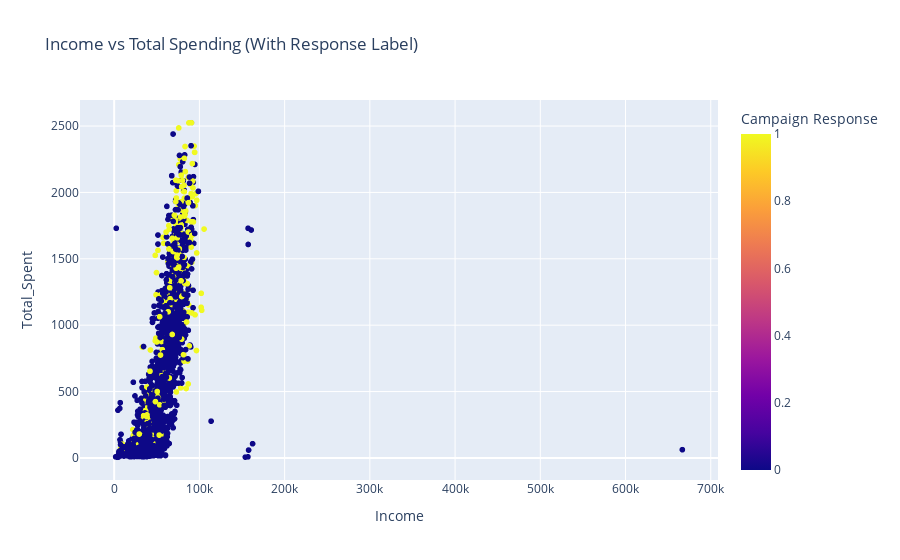

Notebook code cell kept with this figure:
### Markdown cell above
#### 6. Income Scatterplot vs Total Spending

### Code cell
fig5 = px.scatter(df_clean, x='Income', y='Total_Spent', color='Response',
                  title='Income vs Total Spending (With Response Label)',
                  labels={'Response': 'Campaign Response'})
fig5.show()

### Figure 1 — Plotly figure (JSON) as saved in the notebook; plotly's stock layout.template omitted (floating-point values rounded to 4 significant figures; data arrays with more than 128 entries replaced by an {"elided": "..."} marker saying what was removed)
{"data": [{"hovertemplate": "Income=%{x}<br>Total_Spent=%{y}<br>Campaign Response=%{marker.color}<extra></extra>", "legendgroup": "", "marker": {"color": {"elided": "2240 int values"}, "coloraxis": "coloraxis", "symbol": "circle"}, "mode": "markers", "name": "", "showlegend": false, "type": "scattergl", "x": {"elided": "2240 float values"}, "xaxis": "x", "y": {"elided": "2240 int values"}, "yaxis": "y"}], "layout": {"coloraxis": {"colorbar": {"title": {"text": "Campaign Response"}}, "colorscale": [[0, "#0d0887"], [0.1111, "#46039f"], [0.2222, "#7201a8"], [0.3333, "#9c179e"], [0.4444, "#bd3786"], [0.5556, "#d8576b"], [0.6667, "#ed7953"], [0.7778, "#fb9f3a"], [0.8889, "#fdca26"], [1, "#f0f921"]]}, "legend": {"tracegroupgap": 0}, "title": {"text": "Income vs Total Spending (With Response Label)"}, "xaxis": {"anchor": "y", "domain": [0, 1], "title": {"text": "Income"}}, "yaxis": {"anchor": "x", "domain": [0, 1], "title": {"text": "Total_Spent"}}}}
